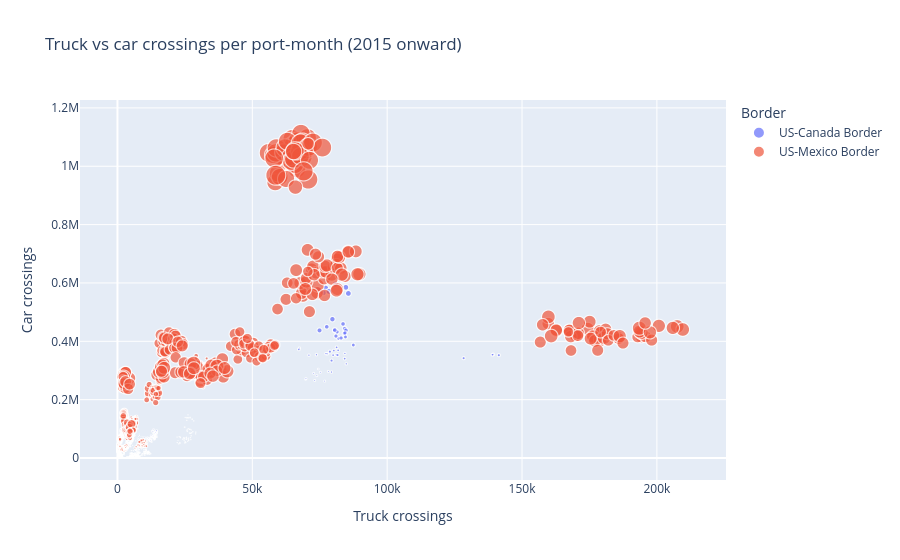

Notebook code cell kept with this figure:
### Code cell
# WHAT: Draw an interactive scatter of truck vs car crossings, one point per port-month.
# WHY: Hover turns a dense cloud into a browsable table - you can name the port behind any outlier.

# PART 2: INTERACTIVE SCATTER PLOT
# ============================================================================
print("\n" + "=" * 70)
print("PART 2: Interactive Scatter Plot")
print("=" * 70)

print("\n✅ Example 1: Basic Interactive Scatter Plot")
print("-" * 70)

# Do trucks and cars cross at the same ports? One point = one port in one month.
fig = px.scatter(df, x='Trucks', y='Personal Vehicles', color='Border',
                 size='Pedestrians', hover_data=['Port Name', 'State', 'Date'],
                 title='Truck vs car crossings per port-month (2015 onward)',
                 labels={'Trucks': 'Truck crossings', 'Personal Vehicles': 'Car crossings'})
fig.show()
print("💡 Try: Hover over points, zoom, pan, click legend to filter by border!")

corr = df['Trucks'].corr(df['Personal Vehicles'])
print(f"   Measured correlation between truck and car volume: {corr:.2f}")

# ============================================================================

### Figure 1 — Plotly figure (JSON) as saved in the notebook; plotly's stock layout.template omitted (floating-point values rounded to 4 significant figures; data arrays with more than 128 entries replaced by an {"elided": "..."} marker saying what was removed)
{"data": [{"customdata": {"elided": "1581x3 str values"}, "hovertemplate": "Border=US-Canada Border<br>Truck crossings=%{x}<br>Car crossings=%{y}<br>Pedestrians=%{marker.size}<br>Port Name=%{customdata[0]}<br>State=%{customdata[1]}<br>Date=%{customdata[2]}<extra></extra>", "legendgroup": "US-Canada Border", "marker": {"color": "#636efa", "size": {"elided": "1581 float values"}, "sizemode": "area", "sizeref": 1778.0, "symbol": "circle"}, "mode": "markers", "name": "US-Canada Border", "showlegend": true, "type": "scattergl", "x": {"elided": "1581 float values"}, "xaxis": "x", "y": {"elided": "1581 float values"}, "yaxis": "y"}, {"customdata": {"elided": "1033x3 str values"}, "hovertemplate": "Border=US-Mexico Border<br>Truck crossings=%{x}<br>Car crossings=%{y}<br>Pedestrians=%{marker.size}<br>Port Name=%{customdata[0]}<br>State=%{customdata[1]}<br>Date=%{customdata[2]}<extra></extra>", "legendgroup": "US-Mexico Border", "marker": {"color": "#EF553B", "size": {"elided": "1033 float values"}, "sizemode": "area", "sizeref": 1778.0, "symbol": "circle"}, "mode": "markers", "name": "US-Mexico Border", "showlegend": true, "type": "scattergl", "x": {"elided": "1033 float values"}, "xaxis": "x", "y": {"elided": "1033 float values"}, "yaxis": "y"}], "layout": {"legend": {"itemsizing": "constant", "title": {"text": "Border"}, "tracegroupgap": 0}, "title": {"text": "Truck vs car crossings per port-month (2015 onward)"}, "xaxis": {"anchor": "y", "domain": [0.0, 1.0], "title": {"text": "Truck crossings"}}, "yaxis": {"anchor": "x", "domain": [0.0, 1.0], "title": {"text": "Car crossings"}}}}
